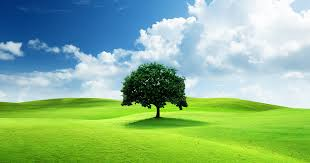
#> input picture basics/image/Tree.jpg, 310 x 163 px
$ jupyter execute exercise2.ipynb   (older library calls are emulated)
#> lines starting #> are read from the running program, lines starting #| are printed output that depends on the picture; after the words box and inside, x2 and y2 are one past the last pixel; in counts of white or black regions, pixels touching at a corner belong together
[cell 1]
import cv2
import matplotlib.pyplot as plt
import PIL as image
import numpy as np

[cell 2]
image1 = plt.imread("./image/Tree.jpg")
#> image1 is the input picture: shape (163, 310, 3); mean R, G, B 140.1, 183.7, 140.2
image2 = plt.imread("./image/lake.jpg")
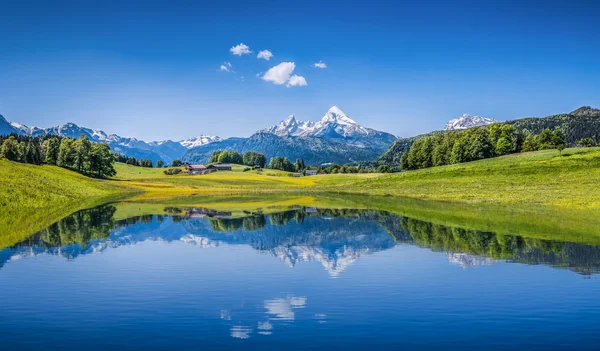
#> input picture basics/image/lake.jpg, 600 x 351 px
#> image2 is the input picture: shape (351, 600, 3); mean R, G, B 78.9, 125.7, 152.3

[cell 3]
image1 = cv2.resize(image1, (512, 512))
#> image1: shape (512, 512, 3)
image2 = cv2.resize(image2, (512, 512))
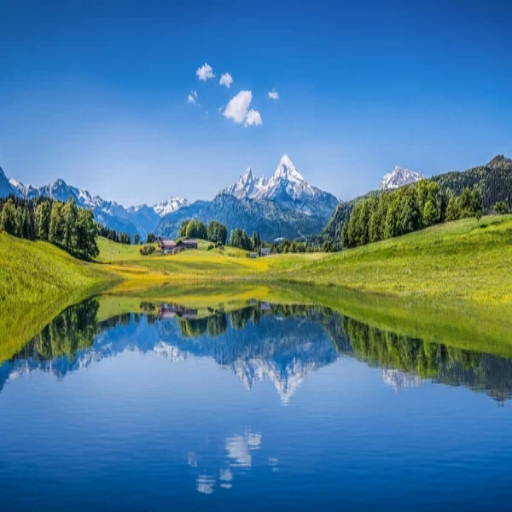
#> image2: shape (512, 512, 3); mean R, G, B 78.8, 125.6, 152.2

[cell 4]
result = cv2.bitwise_and(image1, image2)
plt.imshow(result)

[cell 5]
result = cv2.bitwise_or(image1, image2)
plt.imshow(result)

[cell 6]
result = cv2.bitwise_xor(image1, image2)
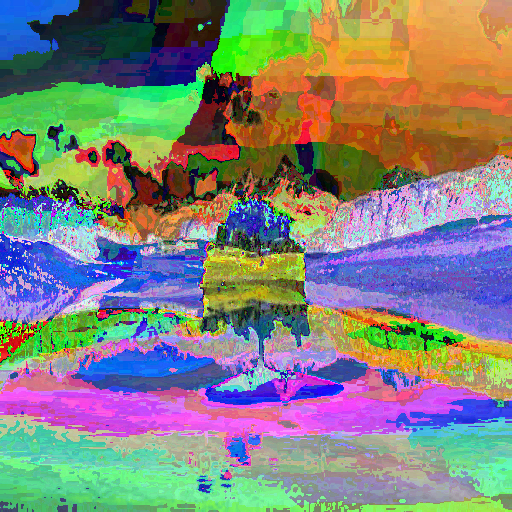
#> result: shape (512, 512, 3); mean R, G, B 130.4, 131, 123.9
plt.imshow(result)

[cell 7]
res = cv2.blur(image1, (10, 10))
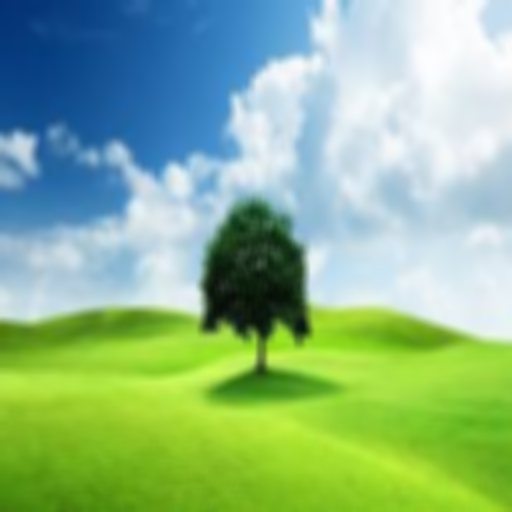
#> res: shape (512, 512, 3); mean R, G, B 139.9, 183.5, 140.2
plt.imshow(res)

[cell 8]
res = cv2.GaussianBlur(image1, (7, 7), sigmaX=0)
plt.imshow(res)

[cell 9]
res = cv2.medianBlur(image1, 15)
plt.imshow(res)

[cell 10]
import cv2
import matplotlib.pyplot as plt

image = cv2.imread('.\image\lake.jpg')

interpolations = {
    'INTER_NEAREST': cv2.INTER_NEAREST,
    'INTER_LINEAR': cv2.INTER_LINEAR,
    'INTER_AREA': cv2.INTER_AREA,
    'INTER_CUBIC': cv2.INTER_CUBIC,
    'INTER_LANCZOS4': cv2.INTER_LANCZOS4
}

fig, axes = plt.subplots(1, 5, figsize=(20, 5))

for idx, (name, method) in enumerate(interpolations.items()):
    resized = cv2.resize(image, (50, 50), interpolation=method)
    axes[idx].imshow(resized)
    axes[idx].set_title(name)
    axes[idx].axis('off')

plt.tight_layout()
plt.show()
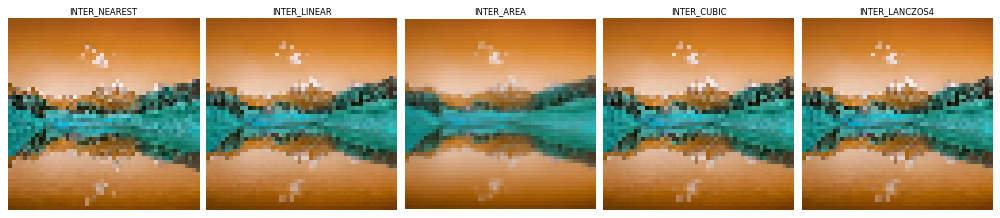
#> figure drawn by matplotlib, 5 panels; B, G, R data is drawn as R, G, B

[cell 11]
sobelx = cv2.Sobel(image2, cv2.CV_64F, 1, 0, ksize=3)
sobely = cv2.Sobel(image2, cv2.CV_64F, 0, 1, ksize=3)
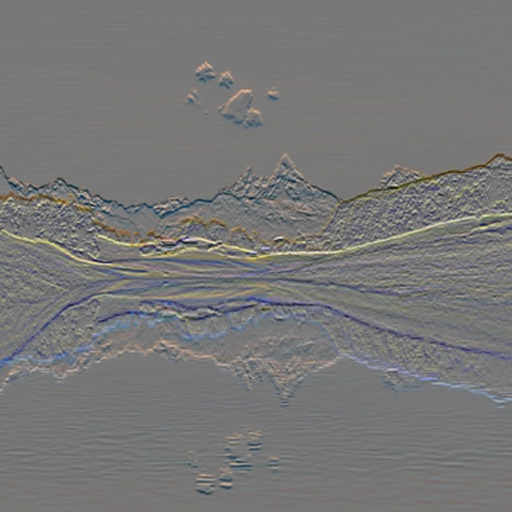
#> sobely: shape (512, 512, 3) float64; mean R, G, B -0.3, -0.4, -0.8; drawn with min black and max white
sobel = cv2.magnitude(sobelx, sobely)
plt.imshow(sobel);
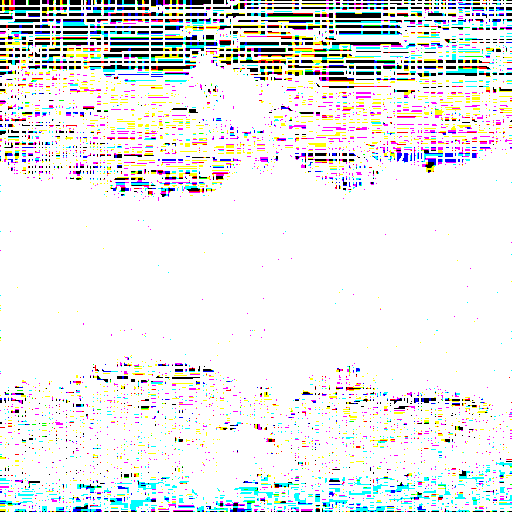
#> shown: shape (512, 512, 3) float64; mean R, G, B 0.908, 0.913, 0.913

[cell 12]
gray_image = cv2.cvtColor(image1, cv2.COLOR_BGR2GRAY)
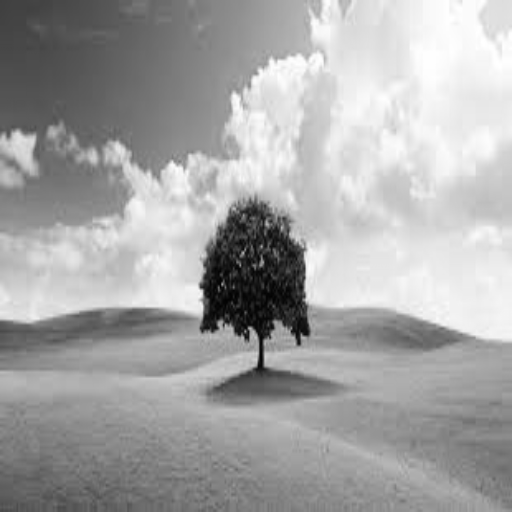
#> gray_image: shape (512, 512); min 2, max 255, mean 165.6
plt.imshow(gray_image, cmap="gray");

[cell 13]
blurred_image = cv2.GaussianBlur(gray_image, (3, 3), 1)
plt.imshow(blurred_image, cmap="gray")

[cell 14]
edges = cv2.Canny(blurred_image, 50, 150)
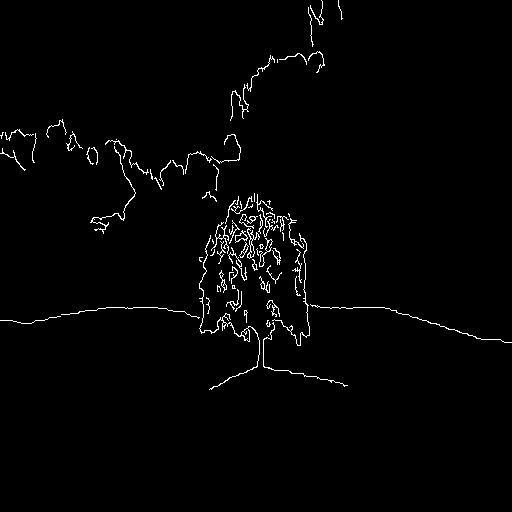
#> edges: shape (512, 512); 1.6% white in thin lines or dots, all inside (x1, y1, x2, y2) = (0, 0, 512, 390)
plt.imshow(edges, cmap="gray");

[cell 15]
prewitt_x = np.array([[-1, 0, 1],
                      [-1, 0, 1],
                      [-1, 0, 1]])
prewitt_y = np.array([[ 1,  1,  1],
                      [ 0,  0,  0],
                      [-1, -1, -1]])
prewitt_x_img = cv2.filter2D(blurred_image, -1, prewitt_x)
prewitt_y_img = cv2.filter2D(blurred_image, -1, prewitt_y)
prewitt = cv2.magnitude(prewitt_x_img.astype(np.float32), prewitt_y_img.astype(np.float32))
plt.imshow(prewitt);

[cell 16]
roberts_x = np.array([[1, 0],
                      [0, -1]])
roberts_y = np.array([[0, 1],
                      [-1, 0]])
roberts_x_img = cv2.filter2D(blurred_image, -1, roberts_x)
roberts_y_img = cv2.filter2D(blurred_image, -1, roberts_y)
roberts = cv2.magnitude(roberts_x_img.astype(np.float32), roberts_y_img.astype(np.float32))
plt.imshow(roberts)

[cell 17]
laplacian = cv2.Laplacian(blurred_image, cv2.CV_64F)
laplacian = np.abs(laplacian)
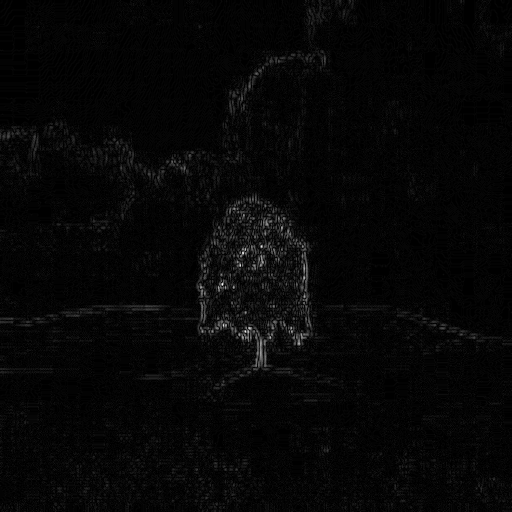
#> laplacian: shape (512, 512) float64; min 0, max 74, mean 2; drawn with min black and max white
plt.imshow(laplacian)
